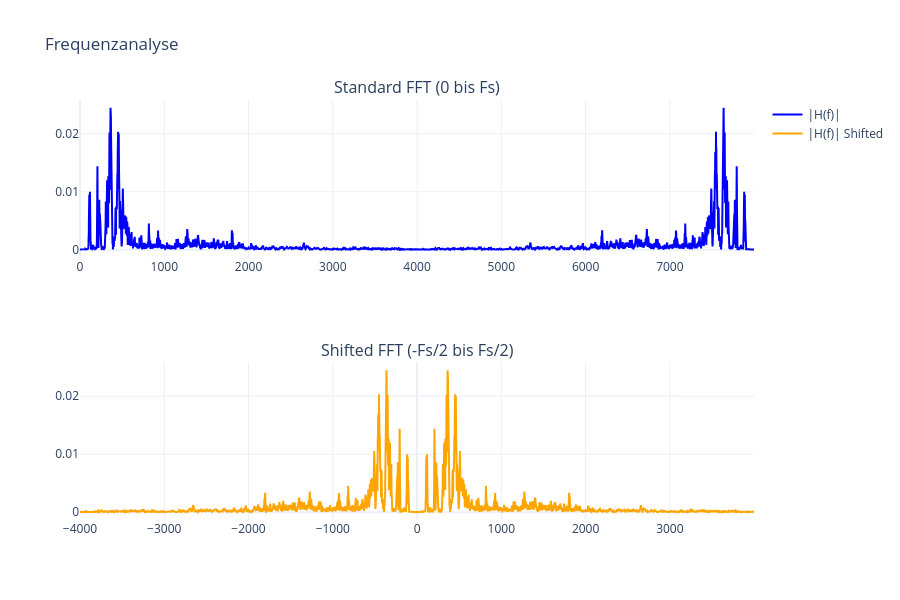

The notebook cell this image was saved under:
### Markdown cell above
## a) FFT Berechnung

### Code cell
# FFT berechnen und normieren
y_fft = np.fft.fft(y) / n_samples

# Frequenzvektor (0 bis fs)
f = np.arange(0, n_samples) * fs / n_samples

# Shifted Version (Zentriert um 0 Hz)
y_fft_shifted = np.fft.fftshift(y_fft)
f_shifted = np.fft.fftshift(np.fft.fftfreq(n_samples, d=1 / fs))

# Visualisierung Spektrum
fig = make_subplots(
    rows=2,
    cols=1,
    subplot_titles=("Standard FFT (0 bis Fs)", "Shifted FFT (-Fs/2 bis Fs/2)"),
)
fig.add_trace(
    go.Scatter(x=f, y=np.abs(y_fft), name="|H(f)|", line=dict(color="blue")),
    row=1,
    col=1,
)
fig.add_trace(
    go.Scatter(
        x=f_shifted,
        y=np.abs(y_fft_shifted),
        name="|H(f)| Shifted",
        line=dict(color="orange"),
    ),
    row=2,
    col=1,
)
fig.update_layout(
    height=600, title="Frequenzanalyse", hovermode="x unified", template="plotly_white"
)
fig.show()

### Figure 1 — Plotly figure (JSON) as saved in the notebook; plotly's stock layout.template omitted (floating-point values rounded to 4 significant figures; data arrays with more than 128 entries replaced by an {"elided": "..."} marker saying what was removed)
{"data": [{"line": {"color": "blue"}, "name": "|H(f)|", "type": "scatter", "x": {"elided": "5148 float values"}, "xaxis": "x", "y": {"elided": "5148 float values"}, "yaxis": "y"}, {"line": {"color": "orange"}, "name": "|H(f)| Shifted", "type": "scatter", "x": {"elided": "5148 float values"}, "xaxis": "x2", "y": {"elided": "5148 float values"}, "yaxis": "y2"}], "layout": {"annotations": [{"font": {"size": 16}, "showarrow": false, "text": "Standard FFT (0 bis Fs)", "x": 0.5, "xanchor": "center", "xref": "paper", "y": 1, "yanchor": "bottom", "yref": "paper"}, {"font": {"size": 16}, "showarrow": false, "text": "Shifted FFT (-Fs/2 bis Fs/2)", "x": 0.5, "xanchor": "center", "xref": "paper", "y": 0.375, "yanchor": "bottom", "yref": "paper"}], "height": 600, "hovermode": "x unified", "title": {"text": "Frequenzanalyse"}, "xaxis": {"anchor": "y", "domain": [0, 1]}, "xaxis2": {"anchor": "y2", "domain": [0, 1]}, "yaxis": {"anchor": "x", "domain": [0.625, 1]}, "yaxis2": {"anchor": "x2", "domain": [0, 0.375]}}}
